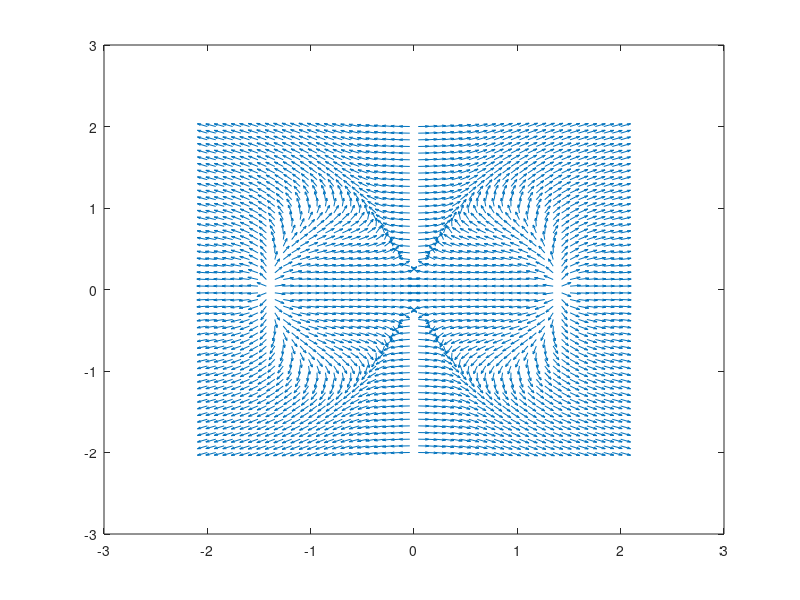

Here is the MATLAB script that generated this plot:
clear;
clf;
close all;


% intervallum?
% brute-force
% pl. -3,3

% p=[1 4 -13 -40 48]';

%f=@(x) cos(x.^6)-sin(x.^3-1);

% % brute force
%xx=linspace(-5,5,100);   % :op is hasznalhato
% yy=polyval(p,xx);
% zz=abs(yy);
% filter=zz<1e-9;
% sum(filter)
% xx(filter)

% abrazol
%f=@(x) polyval(p,x);
% yy=f(xx);
%plot(xx,f(xx),[-5,5],[0,0])
% fzero, fsolve

% polinom:
% roots(p)


% minimum kereses
% f=@(x) sin(x.^2-1)+x.*cos(x);
% xx=linspace(-3,3,100);   % :op is hasznalhato
% yy=f(xx);
%dyy=diff(yy); ezt lehetne vizsgalni...
% mini=min(yy)
% helyek=xx(yy==mini)
% df=@(x) cos(x.^2-1).*x*2 + cos(x)-x.*sin(x);


% fplot(f,'b')
% hold on
% fplot(df)
% plot([-5,5],[0,0])

% fzero(df, [-1,0])
% fminbnd(f,-1,0)

be=linspace(-2,2,50);
[X,Y]=meshgrid(be,be);
f=@(x,y) x.^6+x.^4 .*y.^2-3*x.^4+x.^2.*y.^2-1;
F=@(v) f(v(1),v(2));
Z=f(X,Y);
%mesh(X,Y,Z);
contour(X,Y,Z)
[Gx,Gy]=gradient(Z);
L=sqrt(Gx.^2+Gy.^2);
quiver(X,Y,Gx./L,Gy./L);


[loc, val] = fminsearch(F, [-1.5,0]);
loc
val
[loc2, val2] = fminsearch(F, [1.5,0]);
loc2
val2









